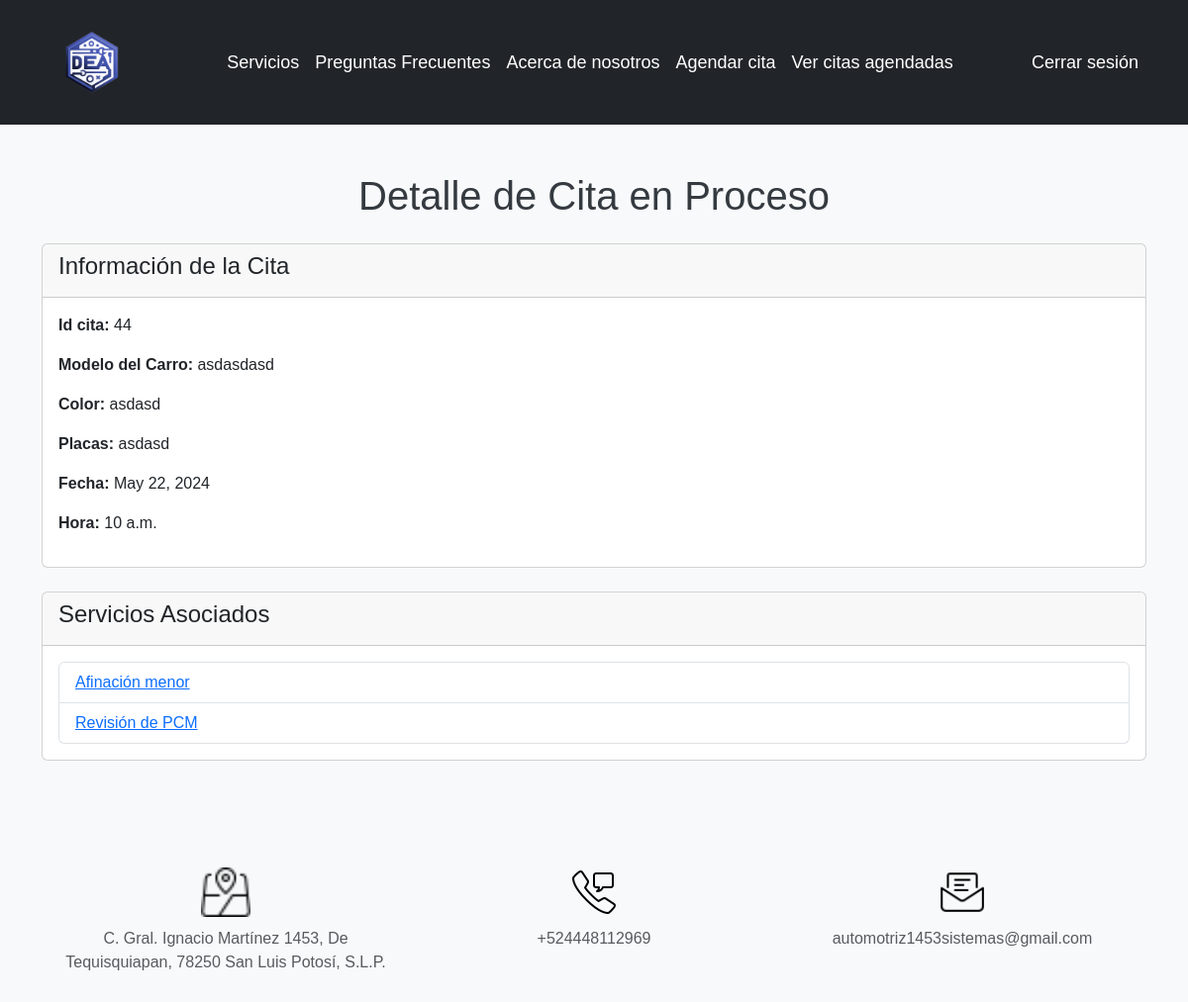
The page /detalle_cita_en_proceso/44 (signed in) on the database its author committed.
### autenticacion/models.py (models this page shows, shortened)
class Cita(models.Model):
    usuario = models.ForeignKey(User, on_delete=models.CASCADE)
    modelo_carro = models.CharField(max_length=100)
    color = models.CharField(max_length=100)
    placas = models.CharField(max_length=20)
    fecha = models.DateField()
    hora = models.TimeField()
    estado = models.CharField(max_length=50, default='pendiente')
    retroalimentacion = models.TextField(null=True, blank=True)
    servicios = models.ManyToManyField(Servicio, through='DetalleCita')

class Servicio(models.Model):
    nombre = models.CharField(max_length=100)
    descripcion = models.TextField()
    precio = models.DecimalField(max_digits=8, decimal_places=2)
    def __str__(self):
        return self.nombre

### autenticacion/views.py (the view)
# urls.py: path('detalle_cita_en_proceso/<int:cita_id>', v_auth.detalle_cita_enProceso, name='detalle_cita_en_proceso'),
@login_required
def detalle_cita_enProceso(request, cita_id):
    cita = get_object_or_404(Cita, id=cita_id, estado="en proceso")
    servicios_cita = cita.detallecita_set.all()
    servicios = [detalle_cita.servicio for detalle_cita in servicios_cita]
    print(servicios)
    return render(request, 'detalle_cita_enProceso.html', {
        'cita': cita,
        'servicios': servicios,
    })

### main/templates/detalle_cita_enProceso.html (shortened to what this page needs)
<!DOCTYPE html>
<html lang="en">
<head>
    {% extends 'layouts/base.html' %}
    {% block content %}
    <div class="container my-5">
        <h1 class="text-center mb-4">Detalle de Cita en Proceso</h1>
        <div class="card mb-4">
            <div class="card-header">
                <h2 class="h4">Información de la Cita</h2>
            </div>
            <div class="card-body">
                <p><strong>Id cita:</strong> {{ cita.id }}</p>
                <p><strong>Modelo del Carro:</strong> {{ cita.modelo_carro }}</p>
                <p><strong>Color:</strong> {{ cita.color }}</p>
                <p><strong>Placas:</strong> {{ cita.placas }}</p>
                <p><strong>Fecha:</strong> {{ cita.fecha }}</p>
                <p><strong>Hora:</strong> {{ cita.hora }}</p>
            </div>
        </div>
        <div class="card">
            <div class="card-header">
                <h2 class="h4">Servicios Asociados</h2>
            </div>
            <div class="card-body">
                <ul class="list-group">
                    {% for servicio in servicios %}
                        <li class="list-group-item">
                            <a href="{% url 'detalle_servicio' cita.id servicio.id %}">{{ servicio.nombre }}</a>
                        </li>
                    {% endfor %}
                </ul>
            </div>
        </div>
    </div>
    {% endblock %}

### main/templates/layouts/base.html (style rules this page uses)
body { font-family: Arial, sans-serif; background-color: #f8f9fa; color: #343a40; }

### rows shown on the page
Cita: id "44", modelo_carro "asdasdasd", color "asdasd", placas "asdasd", fecha "May 22, 2024", hora "10 a.m."
Servicio: nombre "Afinación menor"
Servicio: nombre "Revisión de PCM"
